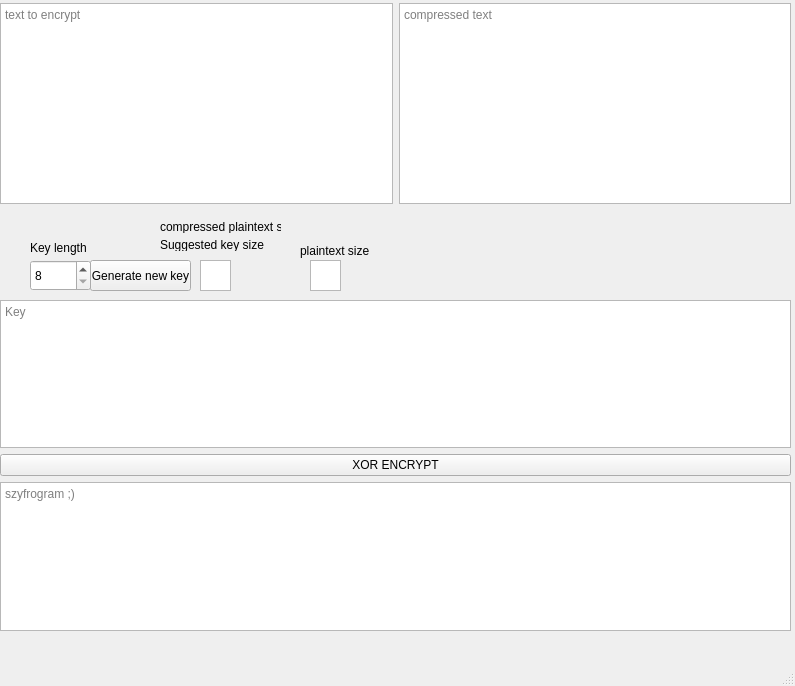
<?xml version="1.0" encoding="UTF-8"?>
<ui version="4.0">
 <class>MainWindow</class>
 <widget class="QMainWindow" name="MainWindow">
  <property name="geometry">
   <rect>
    <x>0</x>
    <y>0</y>
    <width>795</width>
    <height>686</height>
   </rect>
  </property>
  <property name="windowTitle">
   <string>MainWindow</string>
  </property>
  <widget class="QWidget" name="centralwidget">
   <widget class="QTextBrowser" name="decompressedTB">
    <property name="geometry">
     <rect>
      <x>860</x>
      <y>480</y>
      <width>331</width>
      <height>161</height>
     </rect>
    </property>
   </widget>
   <widget class="QTextBrowser" name="sizeBeforeComprTB">
    <property name="geometry">
     <rect>
      <x>310</x>
      <y>260</y>
      <width>31</width>
      <height>31</height>
     </rect>
    </property>
   </widget>
   <widget class="QTextBrowser" name="sizeAfterComprTB">
    <property name="geometry">
     <rect>
      <x>200</x>
      <y>260</y>
      <width>31</width>
      <height>31</height>
     </rect>
    </property>
   </widget>
   <widget class="QSpinBox" name="keyLengthSP">
    <property name="geometry">
     <rect>
      <x>30</x>
      <y>260</y>
      <width>61</width>
      <height>31</height>
     </rect>
    </property>
    <property name="minimum">
     <number>8</number>
    </property>
    <property name="maximum">
     <number>4096</number>
    </property>
   </widget>
   <widget class="QLabel" name="label_3">
    <property name="geometry">
     <rect>
      <x>30</x>
      <y>240</y>
      <width>61</width>
      <height>16</height>
     </rect>
    </property>
    <property name="text">
     <string>Key length</string>
    </property>
   </widget>
   <widget class="QPushButton" name="genNewKeyPB">
    <property name="geometry">
     <rect>
      <x>90</x>
      <y>260</y>
      <width>101</width>
      <height>31</height>
     </rect>
    </property>
    <property name="text">
     <string>Generate new key</string>
    </property>
   </widget>
   <widget class="QLabel" name="label_2">
    <property name="geometry">
     <rect>
      <x>880</x>
      <y>440</y>
      <width>251</width>
      <height>16</height>
     </rect>
    </property>
    <property name="text">
     <string>Decompressed | WORKING ON THAT OKAY?</string>
    </property>
   </widget>
   <widget class="QWidget" name="horizontalLayoutWidget">
    <property name="geometry">
     <rect>
      <x>0</x>
      <y>3</y>
      <width>791</width>
      <height>201</height>
     </rect>
    </property>
    <layout class="QHBoxLayout" name="horizontalLayout">
     <property name="sizeConstraint">
      <enum>QLayout::SetDefaultConstraint</enum>
     </property>
     <item>
      <widget class="QTextEdit" name="toCompressTE">
       <property name="placeholderText">
        <string>text to encrypt</string>
       </property>
      </widget>
     </item>
     <item>
      <widget class="QTextBrowser" name="compressedTB">
       <property name="placeholderText">
        <string>compressed text</string>
       </property>
      </widget>
     </item>
    </layout>
   </widget>
   <widget class="QLabel" name="label_4">
    <property name="geometry">
     <rect>
      <x>300</x>
      <y>240</y>
      <width>71</width>
      <height>21</height>
     </rect>
    </property>
    <property name="text">
     <string>plaintext size</string>
    </property>
   </widget>
   <widget class="QWidget" name="verticalLayoutWidget">
    <property name="geometry">
     <rect>
      <x>160</x>
      <y>220</y>
      <width>121</width>
      <height>31</height>
     </rect>
    </property>
    <layout class="QVBoxLayout" name="verticalLayout">
     <item>
      <widget class="QLabel" name="label_5">
       <property name="text">
        <string>compressed plaintext size</string>
       </property>
      </widget>
     </item>
     <item>
      <widget class="QLabel" name="label">
       <property name="text">
        <string>Suggested key size</string>
       </property>
      </widget>
     </item>
    </layout>
   </widget>
   <widget class="QWidget" name="verticalLayoutWidget_2">
    <property name="geometry">
     <rect>
      <x>0</x>
      <y>300</y>
      <width>791</width>
      <height>331</height>
     </rect>
    </property>
    <layout class="QVBoxLayout" name="verticalLayout_2">
     <item>
      <widget class="QTextBrowser" name="keyTB">
       <property name="placeholderText">
        <string>Key</string>
       </property>
      </widget>
     </item>
     <item>
      <widget class="QPushButton" name="xorEncyptPB">
       <property name="text">
        <string>XOR ENCRYPT</string>
       </property>
      </widget>
     </item>
     <item>
      <widget class="QTextBrowser" name="xorEncyptTB">
       <property name="placeholderText">
        <string>szyfrogram ;)</string>
       </property>
      </widget>
     </item>
    </layout>
   </widget>
  </widget>
  <widget class="QMenuBar" name="menubar">
   <property name="geometry">
    <rect>
     <x>0</x>
     <y>0</y>
     <width>795</width>
     <height>21</height>
    </rect>
   </property>
  </widget>
  <widget class="QStatusBar" name="statusbar"/>
 </widget>
 <resources/>
 <connections/>
</ui>
